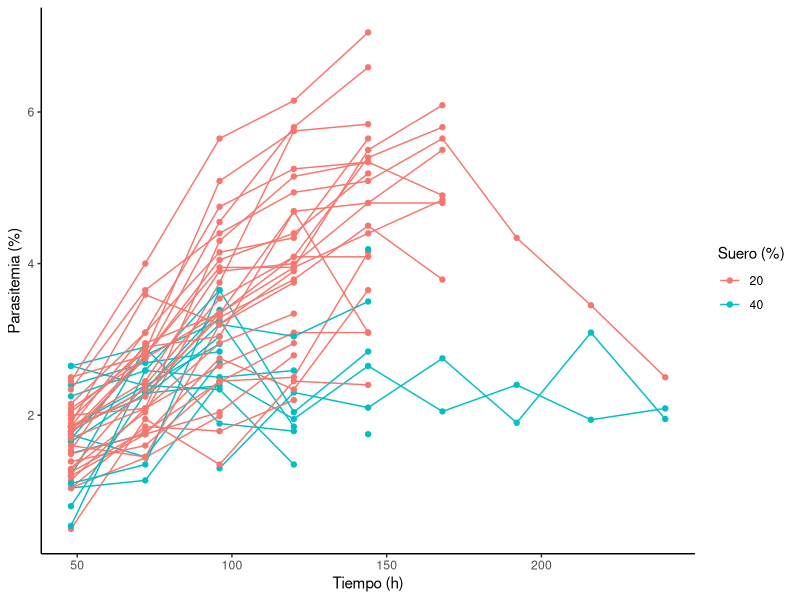
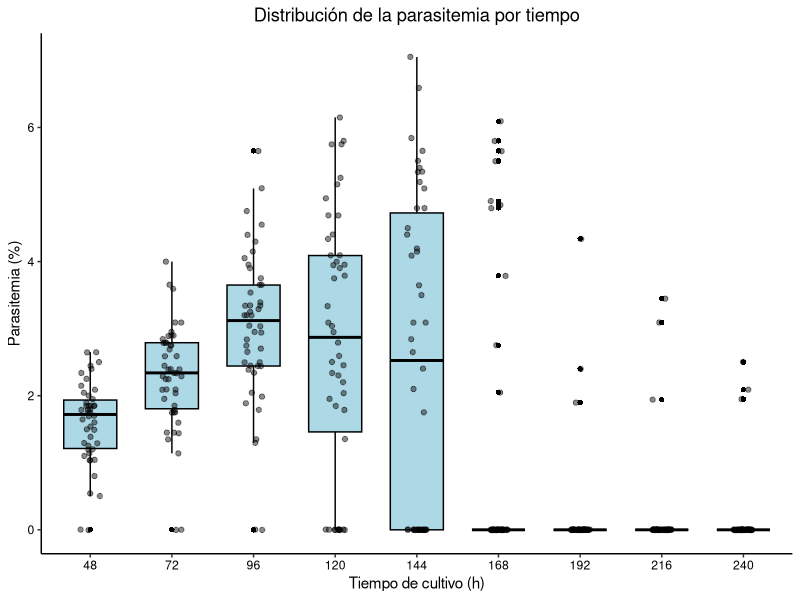
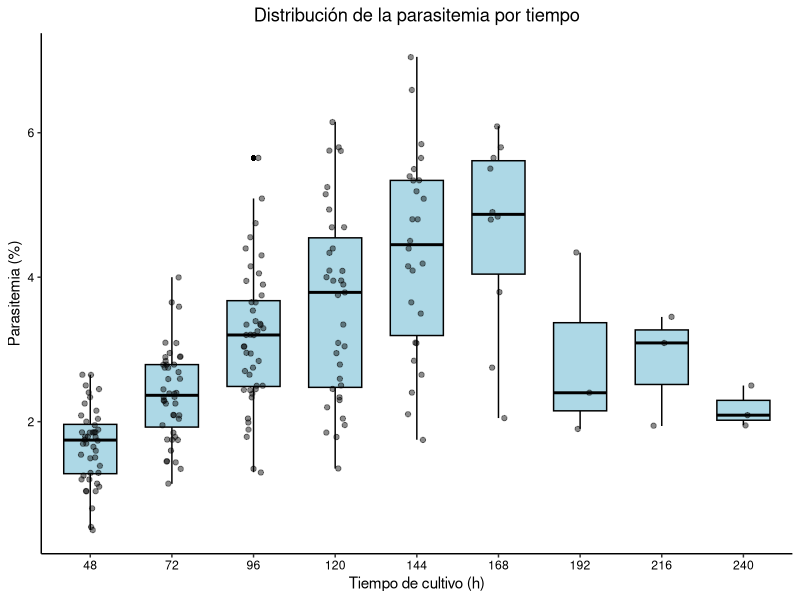
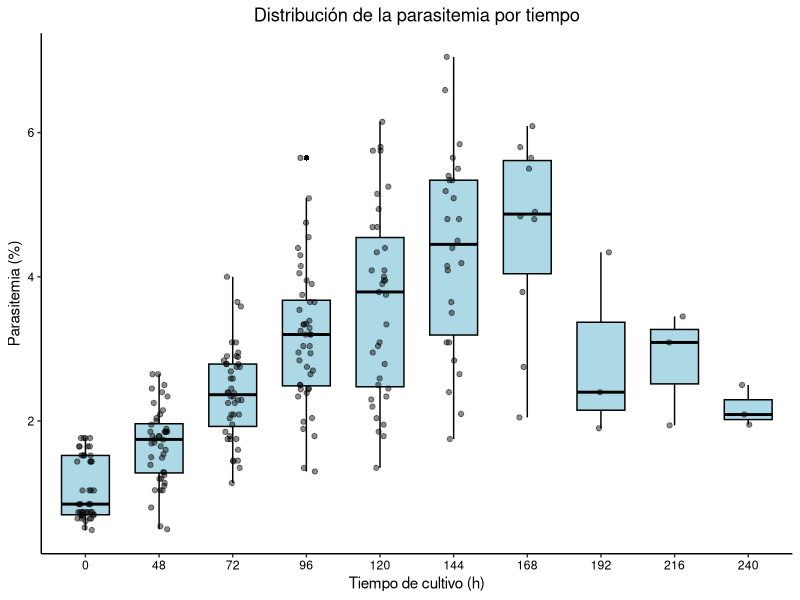

Recreate these plots in R, in order.

library(ggplot2)

cultivo <- data.frame(
  "ID" = c("C1B3","C1C3",
            "C1B4","C1C4",
            "C1B5","C1C5",
            "C2B2","C2C2","C2B3","C2C3",
            "C2B4","C2C4","C2B5","C2C5","C3B2","C3C2","C3B3","C3C3",
            "C3B4","C3C4","C3B5","C3C5","C4B2","C4C2","C4B3","C4C3",
            "C4B4","C4C4","C4B5","C4C5",
            "C5B2","C5C2","C5B3","C5C3",
           "C5B4","C5C4","C5B5","C5C5",
           "C6B2","C6C2","C6B3","C6C3",
           "C6B4","C6C4","C6B5","C6C5"
            ),
  "Suero" = c(40,40,
               40,40,
               40,40,
               40,40,40,40,
               40,40,40,40,20,20,20,20,
               20,20,20,20,40,40,40,40,
               20,20,20,20,
               20,20,20,20,
              20,20,20,20,
              20,20,20,20,
              20,20,20,20
               ),
  "48h" = c(0,0,
             1.74,1.04,
             1.5,2.65,
             1.65,2.4,1.79,2.65,
             1.85,1.2,1.69,2.25,1.04,1.04,1.2,1.25,
             1.39,1.14,0.5,1.49,1.1,1.85,0.8,0.54,
             1.6,1.7,1.29,1.89,
             1.54,2.04,1.29,2.09,
            2.0,1.95,1.85,1.85,
            2.45,2.15,1.85,2.5,
            1.79,1.79,1.75,2.34
            
             ),
  "72h" = c(0,0,
             1.45,1.14,
             1.75,2.9,
             2.29,2.69,2.34,2.39,
             2.39,2.89,2.79,2.59,1.44,1.85,1.75,1.79,
             1.6,2.09,1.95,1.75,1.35,2.25,2.29,2.59,
             1.45,2.09,2.04,3.59,
             2.95,2.84,2.4,2.75,
            3.09,2.9,2.25,2.45,
            4,3.09,3.09,2.75,
            2.79,2.34,2.75,3.65
            
             ),
  "96h" = c(1.3,2.5,
             2.7,2.44,
             0,0,
             2.39,2.84,3.39,2.94,
             2.34,1.89,3.25,2.5,1.99,1.79,2.04,2.44,
             2.45, 2.65,1.35, 2.75,3.65, 3.04, 3.2,3.65,
             3.2,2.95,3.75,3.2,
             3.34,5.09,3.54,4.55,
            4.3,3.04,3.54,3.9,
            5.65,4.75,4.15,4.05,
            3.95,3.29,3.34,4.4
            
             ),
  "120h" = c(2.3,1.95,
             0,0,
             0,0,
             0,0,0,0,
             1.35,1.79,1.85,2.59,0,2.2,2.79,2.95,
             2.5,3.09,2.45,2.34,2.04,0,3.04,0,
             3.75,3.34,5.75,3.9,
             4.69,5.75,4.09,5.8,
             5.15,4.64,3.95,4,
             6.15,5.25,4.34,4.4,
             3.39,3.79,4.09,4.94
             
             ),
  "144h" = c(2.1,2.65,
             0,0,
             0,0,
             0,0,0,0,
             0,0,0,0,0,0,0,0,
             4.15,3.09,2.4,3.65,2.84,1.75,3.5,4.19,
             0,0,0,0,
             3.09,5.84,4.09,6.59,
             5.34,4.8,5.5,4.8,
             7.05,5.34,5.65,5.19,
             4.4,4.5,5.4,5.09
             
             ),
  "168h" = c(2.75,2.05,
             0,0,
             0,0,
             0,0,0,0,
             0,0,0,0,0,0,0,0,
             0,0,0,0,0,0,0,0,
             0,0,0,0,
             0,0,0,0,
             4.9,6.09,4.8,5.5,
             0,0,0,0,
             4.84,3.79,5.8,5.65
             
              ),
  "192h" = c(1.9,2.4,
             0,0,
             0,0,
             0,0,0,0,
             0,0,0,0,0,0,0,0,
             0,0,0,0,0,0,0,0,
             0,0,0,0,
             0,0,0,0,
             0,0,0,0,
             0,0,0,0,
             0,0,0,4.34
             
             ),
  "216h" = c(3.09,1.94,
             0,0,
             0,0,
             0,0,0,0,
             0,0,0,0,0,0,0,0,
             0,0,0,0,0,0,0,0,
             0,0,0,0,
             0,0,0,0,
             0,0,0,0,
             0,0,0,0,
             0,0,0,3.45
             
             ),
  "240h" = c(1.95,2.09,
            0,0,
            0,0,
            0,0,0,0,
            0,0,0,0,0,0,0,0,
            0,0,0,0,0,0,0,0,
            0,0,0,0,
            0,0,0,0,
            0,0,0,0,
            0,0,0,0,
            0,0,0,2.5
            
            )
)

cultivo <- data.frame(
  
  ID = rep(c(
    "C1B3","C1C3",
    "C1B4","C1C4",
    "C1B5","C1C5",
    "C2B2","C2C2","C2B3","C2C3",
    "C2B4","C2C4","C2B5","C2C5",
    "C3B2","C3C2","C3B3","C3C3",
    "C3B4","C3C4","C3B5","C3C5",
    "C4B2","C4C2","C4B3","C4C3",
    "C4B4","C4C4","C4B5","C4C5",
    "C5B2","C5C2","C5B3","C5C3",
    "C5B4","C5C4","C5B5","C5C5",
    "C6B2","C6C2","C6B3","C6C3",
    "C6B4","C6C4","C6B5","C6C5"
  ), each = 9),
  
  Suero = rep(c(
    40,40,
    40,40,
    40,40,
    40,40,40,40,
    40,40,40,40,
    20,20,20,20,
    20,20,20,20,
    40,40,40,40,
    20,20,20,20,
    20,20,20,20,
    20,20,20,20,
    20,20,20,20,
    20,20,20,20
  ), each = 9),
  
  
  
  Tiempo = rep(c(
    48,72,96,120,144,168,192,216,240
  ), times = 46),
  
  Parasitemia = c(
    # C1B3
    0,0,1.3,2.3,2.1,2.75,1.9,3.09,1.95,
    # C1C3
    0,0,2.5,1.95,2.65,2.05,2.4,1.94,2.09,
    
    # C1B4
    1.74,1.45,2.7,0,0,0,0,0,0,
    # C1C4
    1.04,1.14,2.44,0,0,0,0,0,0,
    
    # C1B5
    1.5,1.75,0,0,0,0,0,0,0,
    # C1C5
    2.65,2.9,0,0,0,0,0,0,0,
    
    # C2B2
    1.65,2.29,2.39,0,0,0,0,0,0,
    # C2C2
    2.4,2.69,2.84,0,0,0,0,0,0,
    
    # C2B3
    1.79,2.34,3.39,0,0,0,0,0,0,
    # C2C3
    2.65,2.39,2.94,0,0,0,0,0,0,
    
    # C2B4
    1.85,2.39,2.34,1.35,0,0,0,0,0,
    # C2C4
    1.2,2.89,1.89,1.79,0,0,0,0,0,
    
    # C2B5
    1.69,2.79,3.25,1.85,0,0,0,0,0,
    # C2C5
    2.25,2.59,2.5,2.59,0,0,0,0,0,
    
    # C3B2
    1.04,1.44,1.99,0,0,0,0,0,0,
    # C3C2
    1.04,1.85,1.79,2.2,0,0,0,0,0,
    
    # C3B3
    1.2,1.75,2.04,2.79,0,0,0,0,0,
    # C3C3
    1.25,1.79,2.44,2.95,0,0,0,0,0,
    
    # C3B4
    1.39,1.6,2.45,2.5,4.15,0,0,0,0,
    # C3C4
    1.14,2.09,2.65,3.09,3.09,0,0,0,0,
    
    # C3B5
    0.5,1.95,1.35,2.45,2.4,0,0,0,0,
    # C3C5
    1.49,1.75,2.75,2.34,3.65,0,0,0,0,
    
    # C4B2
    1.1,1.35,3.65,2.04,2.84,0,0,0,0,
    # C4C2
    1.85,2.25,3.04,0,1.75,0,0,0,0,
    
    # C4B3
    0.8,2.29,3.2,3.04,3.5,0,0,0,0,
    # C4C3
    0.54,2.59,3.65,0,4.19,0,0,0,0,
    
    # C4B4
    1.6,1.45,3.2,3.75,0,0,0,0,0,
    # C4C4
    1.7,2.09,2.95,3.34,0,0,0,0,0,
    
    # C4B5
    1.29,2.04,3.75,5.75,0,0,0,0,0,
    # C4C5
    1.89,3.59,3.2,3.9,0,0,0,0,0,
    
    # C5B2
    1.54,2.95,3.34,4.69,3.09,0,0,0,0,
    # C5C2
    2.04,2.84,5.09,5.75,5.84,0,0,0,0,
    
    # C5B3
    1.29,2.4,3.54,4.09,4.09,0,0,0,0,
    # C5C3
    2.09,2.75,4.55,5.8,6.59,0,0,0,0,
    
    # C5B4
    2.0,2.09,4.3,5.15,5.34,4.9,0,0,0,
    # C5C4
    1.95,2.9,3.04,4.69,4.8,4.8,0,0,0,
    
    # C5B5
    1.85,2.25,3.35,3.95,5.5,6.09,0,0,0,
    # C5C5
    1.85,2.45,3.9,4,4.8,5.5,0,0,0,
    
    # C6B2
    2.45,4,5.65,6.15,7.05,0,0,0,0,
    # C6C2
    2.15,3.09,4.75,5.25,5.34,0,0,0,0,
    
    # C6B3
    1.85,3.09,4.15,4.34,5.65,0,0,0,0,
    # C6C3
    2.5,2.79,4.05,4.4,5.19,0,0,0,0,
    
    # C6B4
    1.79,2.79,3.95,3.95,4.4,4.84,0,0,0,
    # C6C4
    1.79,2.34,3.29,3.79,4.5,3.79,0,0,0,
    
    # C6B5
    1.75,2.75,3.34,4.09,5.4,5.8,0,0,0,
    # C6C5
    2.34,3.65,4.4,4.94,5.09,5.65,4.34,3.45,2.5
    
    # C6B6
    
    # C6C6
  )
)

ggplot(cultivo, aes(
  x = Tiempo,
  y = ifelse(Parasitemia == 0, NA, Parasitemia),
  group = ID,
  color = factor(Suero)
)) +
  geom_line() +
  geom_point() +
  labs(
    x = "Tiempo (h)",
    y = "Parasitemia (%)",
    color = "Suero (%)"
  ) +
  theme_classic()


library(ggplot2)

cultivo$Tiempo <- factor(
  cultivo$Tiempo,
  levels = c(48, 72, 96, 120, 144, 168, 192, 216, 240)
)

ggplot(cultivo, aes(x = Tiempo, y = Parasitemia)) +
  geom_boxplot(
    fill = "lightblue",
    color = "black",
    width = 0.65,
    outlier.shape = 16,
    outlier.size = 1.5
  ) +
  geom_jitter(
    width = 0.12,
    alpha = 0.45,
    size = 1.5
  ) +
  labs(
    title = "Distribución de la parasitemia por tiempo",
    x = "Tiempo de cultivo (h)",
    y = "Parasitemia (%)"
  ) +
  theme_classic() +
  theme(
    plot.title = element_text(hjust = 0.5),
    axis.text = element_text(color = "black")
  )

cultivo$Tiempo <- factor(
  cultivo$Tiempo,
  levels = c(48, 72, 96, 120, 144, 168, 192, 216, 240)
)

ggplot(subset(cultivo, Parasitemia > 0),aes(x = Tiempo, y = Parasitemia))+
  geom_boxplot(
    fill = "lightblue",
    color = "black",
    width = 0.65,
    outlier.shape = 16,
    outlier.size = 1.5
  ) +
  geom_jitter(
    width = 0.12,
    alpha = 0.45,
    size = 1.5
  ) +
  labs(
    title = "Distribución de la parasitemia por tiempo",
    x = "Tiempo de cultivo (h)",
    y = "Parasitemia (%)"
  ) +
  theme_classic() +
  theme(
    plot.title = element_text(hjust = 0.5),
    axis.text = element_text(color = "black")
  )

## Estimando los valores de tiempo 0 de TODOS los cultivos.

# La estimacion se va a realizar a partir de la parasitemia que presentaba el cultivo
# original del que se obtuvo el subcultivo y la proporcion que se manejo.

cultivoIni <- data.frame(
  
  ID = rep(c(
    "C1B3","C1C3",
    "C1B4","C1C4",
    "C1B5","C1C5",
    "C2B2","C2C2","C2B3","C2C3",
    "C2B4","C2C4","C2B5","C2C5",
    "C3B2","C3C2","C3B3","C3C3",
    "C3B4","C3C4","C3B5","C3C5",
    "C4B2","C4C2","C4B3","C4C3",
    "C4B4","C4C4","C4B5","C4C5",
    "C5B2","C5C2","C5B3","C5C3",
    "C5B4","C5C4","C5B5","C5C5",
    "C6B2","C6C2","C6B3","C6C3",
    "C6B4","C6C4","C6B5","C6C5"
  ), each = 11),
  
  Suero = rep(c(
    40,40,
    40,40,
    40,40,
    40,40,40,40,
    40,40,40,40,
    20,20,20,20,
    20,20,20,20,
    40,40,40,40,
    20,20,20,20,
    20,20,20,20,
    20,20,20,20,
    20,20,20,20,
    20,20,20,20
  ), each = 11),
  
  
  
  Tiempo = rep(c(
    0,24,48,72,96,120,144,168,192,216,240
  ), times = 46),
  
  Parasitemia = c(
    # C1B3
    
    0,0,0,0,1.3,2.3,2.1,2.75,1.9,3.09,1.95,
    # C1C3
    0,0,0,0,2.5,1.95,2.65,2.05,2.4,1.94,2.09,
    
    # C1B4
    # Se subcultivo desde el dia 10 de C1B3 en 1:4, por lo que se disminuyó teoricamente
    # la parasitemia en un cuarto. 1.95/4.
    0.4875,0,1.74,1.45,2.7,0,0,0,0,0,0,
    # C1C4
    # Se subcultivo desde el dia 10 de C1C3 en 1:4. 2.09/4
    0.5225,0,1.04,1.14,2.44,0,0,0,0,0,0,
    
    # C1B5
    # Se subcultivo desde el dia 4 de C1B4 en 1:4. 2.7/4
    0.675,0,1.5,1.75,0,0,0,0,0,0,0,
    # C1C5
    # Se subcultivo desde el dia 4 de C1C4 en 1:4. 2.44/4
    0.61,0,2.65,2.9,0,0,0,0,0,0,0,
    
    # C2B2
    # Todo este grupo de cultivos se subcultivo desde el dia 4 de C1B5 en 1:4. 2.8/4
    0.7,0,1.65,2.29,2.39,0,0,0,0,0,0,
    # C2C2
    0.7,0,2.4,2.69,2.84,0,0,0,0,0,0,
    # C2B3
    0.7,0,1.79,2.34,3.39,0,0,0,0,0,0,
    # C2C3
    0.7,0,2.65,2.39,2.94,0,0,0,0,0,0,
    
    # C2B4
    # Este grupo fue subcultivado desde el dia 4 de C2B3 en 1:4.3.39/4 
    0.8475,0,1.85,2.39,2.34,1.35,0,0,0,0,0,
    # C2C4
    0.8475,0,1.2,2.89,1.89,1.79,0,0,0,0,0,
    
    # C2B5
    # Este grupo fue subcultivado desde el dia 4 de C2C3 en 1:4.2.94/4 
    0.735,0,1.69,2.79,3.25,1.85,0,0,0,0,0,
    # C2C5
    0.735,0,2.25,2.59,2.5,2.59,0,0,0,0,0,
    
    # C3B2
    # Este grupo fue subcultivado desde el dia 4 de C2B3 en 1:4.3.39/4 
    0.8475,0,1.04,1.44,1.99,0,0,0,0,0,0,
    # C3C2
    0.8475,0,1.04,1.85,1.79,2.2,0,0,0,0,0,
    
    # C3B3
    # Este grupo fue subcultivado desde el dia 4 de C2C3 en 1:4.2.94/4 
    0.735,0,1.2,1.75,2.04,2.79,0,0,0,0,0,
    # C3C3
    0.735,0,1.25,1.79,2.44,2.95,0,0,0,0,0,
    
    # C3B4
    # Este grupo fue subcultivado desde el dia 5 de C3C3 en 1:4. 2.95/4
    0.7375,0,1.39,1.6,2.45,2.5,4.15,0,0,0,0,
    # C3C4
    0.7375,0,1.14,2.09,2.65,3.09,3.09,0,0,0,0,
    # C3B5
    0.7375,0,0.5,1.95,1.35,2.45,2.4,0,0,0,0,
    # C3C5
    0.7375,0,1.49,1.75,2.75,2.34,3.65,0,0,0,0,
    
    # C4B2
    # Este grupo fue subcultivado desde el dia 5 de C2C5 en 1:4. 2.59/4
    0.6475,0,1.1,1.35,3.65,2.04,2.84,0,0,0,0,
    # C4C2
    0.6475,0,1.85,2.25,3.04,0,1.75,0,0,0,0,
    # C4B3
    0.6475,0,0.8,2.29,3.2,3.04,3.5,0,0,0,0,
    # C4C3
    0.6475,0,0.54,2.59,3.65,0,4.19,0,0,0,0,
    
    # C4B4
    # Este grupo fue subcultivado desde el dia 6 de C3C4 en 1:4. 4.15/4
    1.0375,0,1.6,1.45,3.2,3.75,0,0,0,0,0,
    # C4C4
    1.0375,0,1.7,2.09,2.95,3.34,0,0,0,0,0,
    # C4B5
    1.0375,0,1.29,2.04,3.75,5.75,0,0,0,0,0,
    # C4C5
    1.0375,0,1.89,3.59,3.2,3.9,0,0,0,0,0,
    
    # C5B2
    # Este grupo fue subcultivado desde el dia 5 de C4B5 en 1:4. 5.75/4
    1.4375,0,1.54,2.95,3.34,4.69,3.09,0,0,0,0,
    # C5C2
    1.4375,0,2.04,2.84,5.09,5.75,5.84,0,0,0,0,
    # C5B3
    1.4375,0,1.29,2.4,3.54,4.09,4.09,0,0,0,0,
    # C5C3
    1.4375,0,2.09,2.75,4.55,5.8,6.59,0,0,0,0,
    
    # C5B4
    # Este grupo fue subcultivado desde el dia 6 de C5C3 en 1:4. 6.59/4
    1.6475,0,2.0,2.09,4.3,5.15,5.34,4.9,0,0,0,
    # C5C4
    1.6475,0,1.95,2.9,3.04,4.69,4.8,4.8,0,0,0,
    # C5B5
    1.6475,0,1.85,2.25,3.35,3.95,5.5,6.09,0,0,0,
    # C5C5
    1.6475,0,1.85,2.45,3.9,4,4.8,5.5,0,0,0,
    
    # C6B2
    # Este grupo fue subcultivado desde el dia 7 de C5B5 en 1:4. 6.09/4
    1.5225,0,2.45,4,5.65,6.15,7.05,0,0,0,0,
    # C6C2
    1.5225,0,2.15,3.09,4.75,5.25,5.34,0,0,0,0,
    # C6B3
    1.5225,0,1.85,3.09,4.15,4.34,5.65,0,0,0,0,
    # C6C3
    1.5225,0,2.5,2.79,4.05,4.4,5.19,0,0,0,0,
    
    # C6B4
    # Este grupo fue subcultivado desde el dia 6 de C6B2 en 1:4. 7.05/4
    1.7625,0,1.79,2.79,3.95,3.95,4.4,4.84,0,0,0,
    # C6C4
    1.7625,0,1.79,2.34,3.29,3.79,4.5,3.79,0,0,0,
    # C6B5
    1.7625,0,1.75,2.75,3.34,4.09,5.4,5.8,0,0,0,
    # C6C5
    1.7625,0,2.34,3.65,4.4,4.94,5.09,5.65,4.34,3.45,2.5
    
    # C6B6
    
    # C6C6
  )
)

cultivoIni$Tiempo <- factor(
  cultivoIni$Tiempo,
  levels = c(0, 24, 48, 72, 96, 120, 144, 168, 192, 216, 240)
)

ggplot(subset(cultivoIni, Parasitemia > 0),aes(x = Tiempo, y = Parasitemia))+
  geom_boxplot(
    fill = "lightblue",
    color = "black",
    width = 0.65,
    outlier.shape = 16,
    outlier.size = 1.5
  ) +
  geom_jitter(
    width = 0.12,
    alpha = 0.45,
    size = 1.5
  ) +
  labs(
    title = "Distribución de la parasitemia por tiempo",
    x = "Tiempo de cultivo (h)",
    y = "Parasitemia (%)"
  ) +
  theme_classic() +
  theme(
    plot.title = element_text(hjust = 0.5),
    axis.text = element_text(color = "black")
  )
